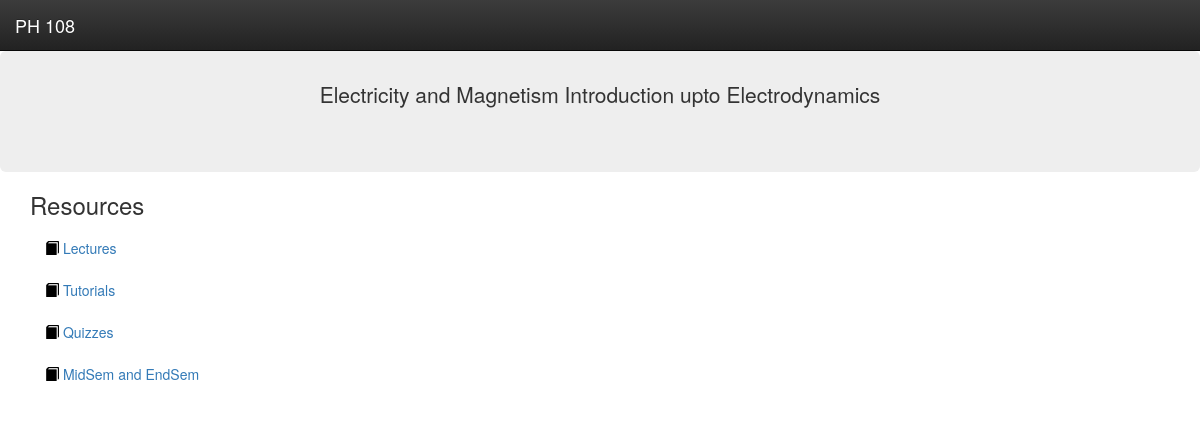
The app's page /course/detail/1/, older data.
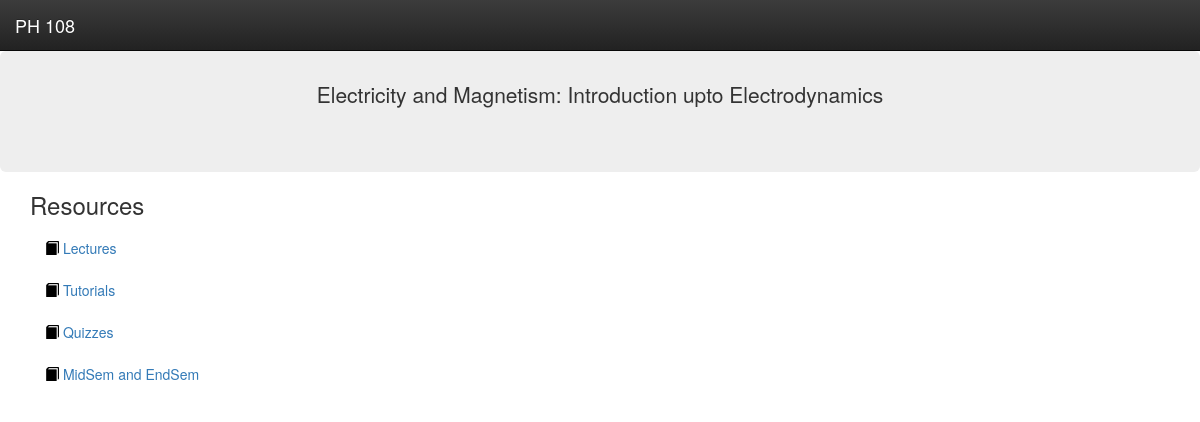
The same page, newer data.
### resources/models.py (models this page shows, shortened)
class course(models.Model):
	course_name = models.CharField(max_length = 255)
	course_description = models.TextField()
	course_id = models.IntegerField()

### resources/views.py (the view)
# urls.py: url(r'^course/detail/(?P<id>\d+)/$', course_detail, name ='course_detail'),
def course_detail(request, id=None):
	instance = get_object_or_404(course, id = id)
	context = {
		"instance": instance,
	}
	return render(request, "course_detail.html", context)

### templates/course_detail.html (shortened to what this page needs)
{% extends "base.html" %}
{% block bar %}
	<div class="navbar navbar-inverse navbar-static-top" role="navigation" style="margin: 0; padding: 0">
		<a class="navbar-brand" rel="home" href='{% url "course_detail" id=instance.id %}' title="{{ instance.course_name }}">{{ instance.course_name }}</a>
	</div>
{% endblock bar %}
{% block content %}
	<div class="jumbotron text-center" style="margin: 0; padding: 2em">
			{{ instance.course_description|linebreaks }} <br/>
	</div>
	<div class="container">
		<h3>Resources</h3>
		<ul class="nav nav-pills nav-stacked">
			<li>
				<a href='{% url "list" id=instance.id type="L" %}'><span class="glyphicon glyphicon-book" style="color: #000000"></span>   Lectures</a>
			</li>
			<li>
				<a href='{% url "list" id=instance.id type="T" %}'><span class="glyphicon glyphicon-book" style="color: #000000"></span>   Tutorials</a>
			</li>
			<li>
				<a href='{% url "list" id=instance.id type="Q" %}'><span class="glyphicon glyphicon-book" style="color: #000000"></span>  Quizzes</a>
			</li>
			<li>
				<a href='{% url "list" id=instance.id type="E" %}'><span class="glyphicon glyphicon-book" style="color: #000000"></span>   MidSem and EndSem</a>
			</li>
		</ul>
	</div>
{% endblock content %}

Row changes from the older to the newer data that the page shows:
changed course "PH 108": course_description "Electricity and Magnetism Introduction upto Electrodynamics" → "Electricity and Magnetism: Introduction upto Electrodynamics"
